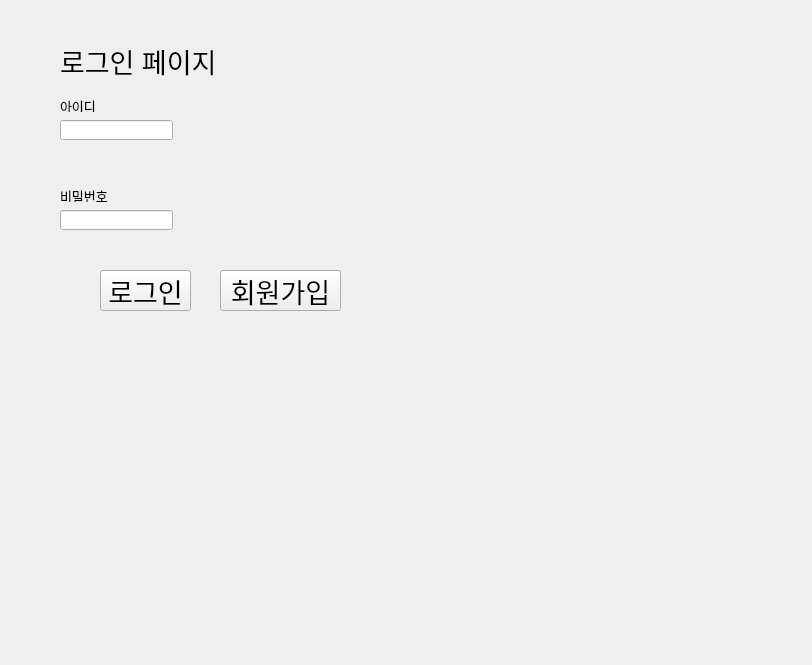
<?xml version="1.0" encoding="UTF-8"?>
<ui version="4.0">
 <class>Form</class>
 <widget class="QWidget" name="Form">
  <property name="geometry">
   <rect>
    <x>0</x>
    <y>0</y>
    <width>812</width>
    <height>665</height>
   </rect>
  </property>
  <property name="windowTitle">
   <string>Form</string>
  </property>
  <widget class="QStackedWidget" name="stackedWidget">
   <property name="geometry">
    <rect>
     <x>20</x>
     <y>20</y>
     <width>751</width>
     <height>611</height>
    </rect>
   </property>
   <property name="font">
    <font>
     <family>Arial</family>
     <pointsize>20</pointsize>
    </font>
   </property>
   <property name="currentIndex">
    <number>0</number>
   </property>
   <widget class="QWidget" name="page">
    <widget class="QLabel" name="label">
     <property name="geometry">
      <rect>
       <x>40</x>
       <y>20</y>
       <width>181</width>
       <height>41</height>
      </rect>
     </property>
     <property name="font">
      <font>
       <family>Arial</family>
       <pointsize>20</pointsize>
      </font>
     </property>
     <property name="text">
      <string>로그인 페이지</string>
     </property>
    </widget>
    <widget class="QPushButton" name="btn_login">
     <property name="geometry">
      <rect>
       <x>80</x>
       <y>250</y>
       <width>91</width>
       <height>41</height>
      </rect>
     </property>
     <property name="font">
      <font>
       <family>Arial</family>
       <pointsize>20</pointsize>
      </font>
     </property>
     <property name="text">
      <string>로그인</string>
     </property>
    </widget>
    <widget class="QLineEdit" name="lineEdit">
     <property name="geometry">
      <rect>
       <x>40</x>
       <y>100</y>
       <width>113</width>
       <height>20</height>
      </rect>
     </property>
    </widget>
    <widget class="QLabel" name="label_3">
     <property name="geometry">
      <rect>
       <x>40</x>
       <y>80</y>
       <width>56</width>
       <height>12</height>
      </rect>
     </property>
     <property name="font">
      <font>
       <pointsize>10</pointsize>
      </font>
     </property>
     <property name="text">
      <string>아이디</string>
     </property>
    </widget>
    <widget class="QLabel" name="label_4">
     <property name="geometry">
      <rect>
       <x>40</x>
       <y>170</y>
       <width>56</width>
       <height>12</height>
      </rect>
     </property>
     <property name="font">
      <font>
       <family>Arial</family>
       <pointsize>10</pointsize>
      </font>
     </property>
     <property name="text">
      <string>비밀번호</string>
     </property>
    </widget>
    <widget class="QLineEdit" name="lineEdit_2">
     <property name="geometry">
      <rect>
       <x>40</x>
       <y>190</y>
       <width>113</width>
       <height>20</height>
      </rect>
     </property>
    </widget>
    <widget class="QPushButton" name="btn_join">
     <property name="geometry">
      <rect>
       <x>200</x>
       <y>250</y>
       <width>121</width>
       <height>41</height>
      </rect>
     </property>
     <property name="text">
      <string>회원가입</string>
     </property>
    </widget>
   </widget>
   <widget class="QWidget" name="page_2">
    <widget class="QLabel" name="label_2">
     <property name="geometry">
      <rect>
       <x>30</x>
       <y>10</y>
       <width>221</width>
       <height>61</height>
      </rect>
     </property>
     <property name="font">
      <font>
       <family>Arial</family>
       <pointsize>20</pointsize>
      </font>
     </property>
     <property name="text">
      <string>회원가입 페이지</string>
     </property>
    </widget>
    <widget class="QPushButton" name="btn_prePage">
     <property name="geometry">
      <rect>
       <x>80</x>
       <y>520</y>
       <width>191</width>
       <height>41</height>
      </rect>
     </property>
     <property name="text">
      <string>회원가입 완료</string>
     </property>
    </widget>
    <widget class="QLabel" name="label_5">
     <property name="geometry">
      <rect>
       <x>40</x>
       <y>90</y>
       <width>56</width>
       <height>12</height>
      </rect>
     </property>
     <property name="font">
      <font>
       <pointsize>10</pointsize>
      </font>
     </property>
     <property name="text">
      <string>이름</string>
     </property>
    </widget>
    <widget class="QLineEdit" name="lineEdit_3">
     <property name="geometry">
      <rect>
       <x>40</x>
       <y>110</y>
       <width>113</width>
       <height>20</height>
      </rect>
     </property>
    </widget>
    <widget class="QLineEdit" name="lineEdit_4">
     <property name="geometry">
      <rect>
       <x>40</x>
       <y>170</y>
       <width>113</width>
       <height>20</height>
      </rect>
     </property>
    </widget>
    <widget class="QLabel" name="label_6">
     <property name="geometry">
      <rect>
       <x>40</x>
       <y>150</y>
       <width>81</width>
       <height>16</height>
      </rect>
     </property>
     <property name="font">
      <font>
       <family>Arial</family>
       <pointsize>10</pointsize>
      </font>
     </property>
     <property name="text">
      <string>주민등록번호</string>
     </property>
    </widget>
    <widget class="QLabel" name="label_7">
     <property name="geometry">
      <rect>
       <x>40</x>
       <y>280</y>
       <width>56</width>
       <height>12</height>
      </rect>
     </property>
     <property name="font">
      <font>
       <family>Arial</family>
       <pointsize>10</pointsize>
      </font>
     </property>
     <property name="text">
      <string>아이디</string>
     </property>
    </widget>
    <widget class="QLineEdit" name="lineEdit_5">
     <property name="geometry">
      <rect>
       <x>40</x>
       <y>300</y>
       <width>113</width>
       <height>20</height>
      </rect>
     </property>
    </widget>
    <widget class="QLabel" name="label_8">
     <property name="geometry">
      <rect>
       <x>40</x>
       <y>360</y>
       <width>56</width>
       <height>12</height>
      </rect>
     </property>
     <property name="font">
      <font>
       <family>Arial</family>
       <pointsize>10</pointsize>
      </font>
     </property>
     <property name="text">
      <string>비밀번호</string>
     </property>
    </widget>
    <widget class="QLineEdit" name="lineEdit_6">
     <property name="geometry">
      <rect>
       <x>40</x>
       <y>380</y>
       <width>113</width>
       <height>20</height>
      </rect>
     </property>
    </widget>
    <widget class="QLabel" name="label_9">
     <property name="geometry">
      <rect>
       <x>40</x>
       <y>440</y>
       <width>81</width>
       <height>16</height>
      </rect>
     </property>
     <property name="font">
      <font>
       <family>Arial</family>
       <pointsize>10</pointsize>
      </font>
     </property>
     <property name="text">
      <string>비밀번호 확인</string>
     </property>
    </widget>
    <widget class="QLineEdit" name="lineEdit_7">
     <property name="geometry">
      <rect>
       <x>40</x>
       <y>470</y>
       <width>113</width>
       <height>20</height>
      </rect>
     </property>
    </widget>
    <widget class="QLabel" name="label_10">
     <property name="geometry">
      <rect>
       <x>40</x>
       <y>220</y>
       <width>56</width>
       <height>12</height>
      </rect>
     </property>
     <property name="font">
      <font>
       <pointsize>10</pointsize>
      </font>
     </property>
     <property name="text">
      <string>주소</string>
     </property>
    </widget>
    <widget class="QLineEdit" name="lineEdit_8">
     <property name="geometry">
      <rect>
       <x>40</x>
       <y>240</y>
       <width>113</width>
       <height>20</height>
      </rect>
     </property>
    </widget>
   </widget>
   <widget class="QWidget" name="page_3">
    <widget class="QLabel" name="label_11">
     <property name="geometry">
      <rect>
       <x>200</x>
       <y>220</y>
       <width>311</width>
       <height>131</height>
      </rect>
     </property>
     <property name="text">
      <string>메인페이지</string>
     </property>
    </widget>
    <widget class="QPushButton" name="btn_prePage_2">
     <property name="geometry">
      <rect>
       <x>200</x>
       <y>450</y>
       <width>271</width>
       <height>41</height>
      </rect>
     </property>
     <property name="text">
      <string>이전으로 돌아가기</string>
     </property>
    </widget>
   </widget>
  </widget>
 </widget>
 <resources/>
 <connections/>
</ui>
